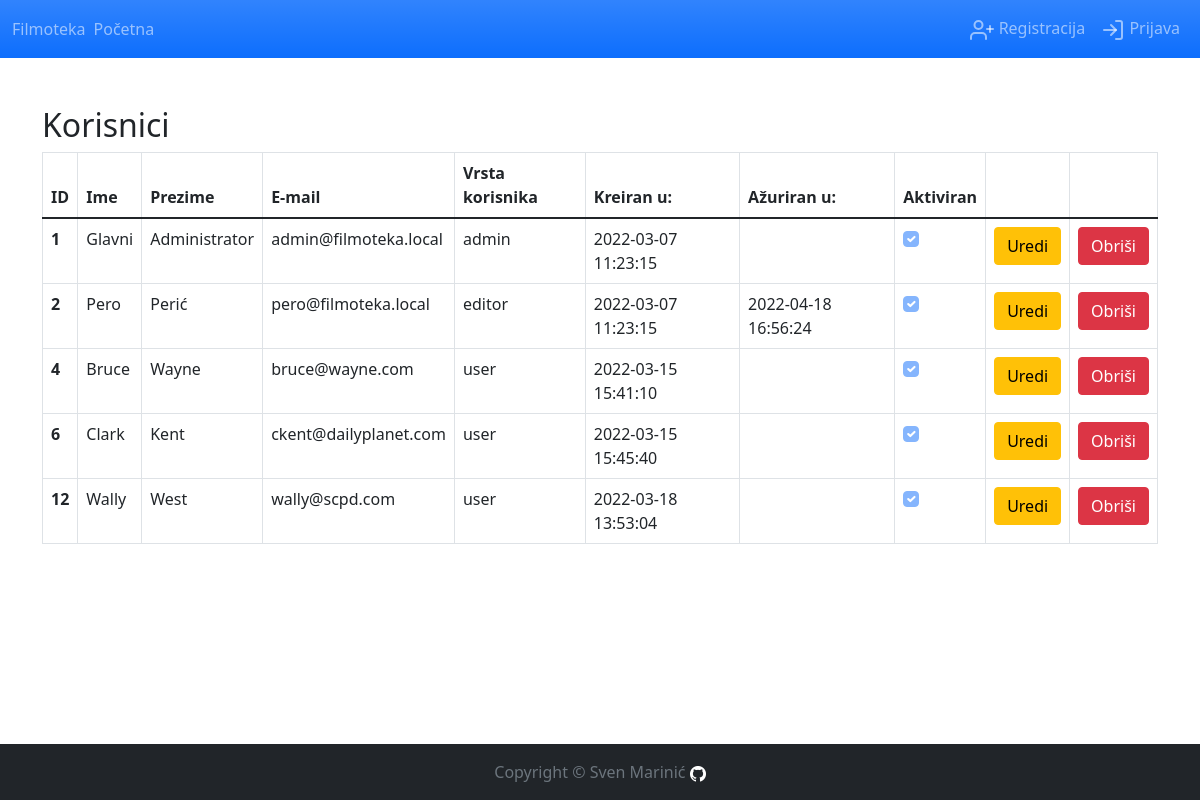
The page /users.php on the database its author committed.
### tables this page shows
CREATE TABLE `users` (
  `id` int(11) NOT NULL,
  `first_name` varchar(50) NOT NULL,
  `last_name` varchar(50) NOT NULL,
  `email` varchar(50) NOT NULL,
  `password` char(255) NOT NULL,
  `created_at` datetime NOT NULL DEFAULT current_timestamp(),
  `updated_at` datetime DEFAULT NULL,
  `is_enabled` tinyint(1) NOT NULL DEFAULT 1,
  `role_id` int(11) NOT NULL
);

CREATE TABLE `roles` (
  `id` int(11) NOT NULL,
  `name` varchar(50) NOT NULL
);

### php/functions.php (called while the page is built, shortened)
<?php
function checkIfActivePage($pageName) {
  $activePage = basename($_SERVER['PHP_SELF'], ".php");
  if($activePage == $pageName) {
    return 'active';
  }
  else return false;
}
?>

### php/users.controller.php (called while the page is built, shortened)
<?php
function getUsers() {
  $conn = createConnection();
  $sql = "SELECT users.id, first_name, last_name, email, created_at, updated_at, is_enabled, roles.name AS user_role FROM users, roles WHERE users.role_id = roles.id";
  $result = $conn->query($sql);
  $data = [];
  while ($row = $result->fetch_assoc()) {
      $data[] = $row;
  }
  return $data;
}

### users.php (the view, shortened to what this page needs)
<?php
require_once(APP_ROOT . '/php/users.controller.php');
require_once(APP_ROOT . '/components/head.component.php');
?>
<body class="d-flex flex-column h-100">
  <?php
  include(APP_ROOT . '/components/navbar.component.php');
  ?>
  <main class="flex-shrink-0">
    <div class="container py-5 h-100">
      <h2>Korisnici</h2>
      <table class="table table-bordered">
        <thead>
          <tr>
            <th scope="col">ID</th>
            <th scope="col">Ime</th>
            <th scope="col">Prezime</th>
            <th scope="col">E-mail</th>
            <th scope="col">Vrsta korisnika</th>
            <th scope="col">Kreiran u:</th>
            <th scope="col">Ažuriran u:</th>
            <th scope="col">Aktiviran</th>
            <th scope="col"></th>
            <th scope="col"></th>
          </tr>
        </thead>
        <tbody>
          <?php
          require_once(APP_ROOT . '/php/users.controller.php');
          $users = getUsers();
          foreach ($users as $user) {
            $checkboxStatus = '';
            if ($user['is_enabled']) {
              $checkboxStatus = 'checked';
            }
            echo ('
              <tr>
                <th scope="row">' . $user['id'] . '</th>
                <td>' . $user['first_name'] . '</td>
                <td>' . $user['last_name'] . '</td>
                <td>' . $user['email'] . '</td>
                <td>' . $user['user_role'] . '</td>
                <td>' . $user['created_at'] . '</td>
                <td>' . $user['updated_at'] . '</td>
                <td><div class="form-check form-check-inline"><input class="form-check-input" type="checkbox" id="user_enabled_checkbox" ' . $checkboxStatus . ' disabled/></div></td>
                <td><a class="btn btn-warning" href="edit_user.php?user_id=' . $user['id'] . '">Uredi</a></td>
                <td><form class="form-inline" action="users.php" method="post"><input type="hidden" name="delete_user_id" value="' . $user['id'] . '"><button class="btn btn-danger" type="submit">Obriši</button></form></td>
              </tr>');
          }
          ?>
        </tbody>
      </table>
    </div>
  </main>
  <?php
  include(APP_ROOT . '/components/footer.component.php');
  ?>
</body>
</html>

### components/head.component.php (shortened to what this page needs)
<!DOCTYPE html>
<html class="h-100">
<head>
	<link rel="stylesheet" href="css/bootstrap.min.css">
	<link rel="stylesheet" href="css/custom.css">
</head>

### components/navbar.component.php (shortened to what this page needs)
<header>
  <nav class="navbar navbar-expand-md navbar-dark bg-primary bg-gradient">
    <div class="container-fluid">
      <span class="navbar-text">Filmoteka</span>
      <div class="collapse navbar-collapse" id="navbarCollapse">
        <ul class="navbar-nav me-auto mb-2 mb-md-0">
          <li class="nav-item">
            <a class="nav-link <?php echo (checkIfActivePage("index")) ?>" aria-current="page" href="index.php">Početna</a>
          </li>
        </ul>
        <?php
        if ($_SESSION['is_auth'] == false) {
          echo ('
            <ul class="navbar-nav ms-auto">
              <li class="nav-item"><a class="nav-link" href="register.php"><i data-feather="user-plus"></i> Registracija</a></li>
              <li class="nav-item"><a class="nav-link" href="login.php"><i data-feather="log-in"></i> Prijava</a></li>
            </ul>');
        }
        ?>
      </div>
    </div>
  </nav>
</header>

### components/footer.component.php (shortened to what this page needs)
<footer class="footer mt-auto py-3 fg-light bg-dark text-center">
<div class="container">
	<span class="text-muted">Copyright &copy; Sven Marinić</span>
	<a href="https://github.com/smarinic">
		<img src="img/github_logo.png" alt="GitHub Logo" width="16px" height="16px">
	</a>
</div>
</footer>

### rows shown on the page
users: id "1", first_name "Glavni", last_name "Administrator", email "admin@filmoteka.local", role.name "admin", created_at "2022-03-07 11:23:15"
users: id "2", first_name "Pero", last_name "Perić", email "pero@filmoteka.local", role.name "editor", created_at "2022-03-07 11:23:15", updated_at "2022-04-18 16:56:24"
users: id "4", first_name "Bruce", last_name "Wayne", email "bruce@wayne.com", role.name "user", created_at "2022-03-15 15:41:10"
users: id "6", first_name "Clark", last_name "Kent", email "ckent@dailyplanet.com", role.name "user", created_at "2022-03-15 15:45:40"
users: id "12", first_name "Wally", last_name "West", email "wally@scpd.com", role.name "user", created_at "2022-03-18 13:53:04"
